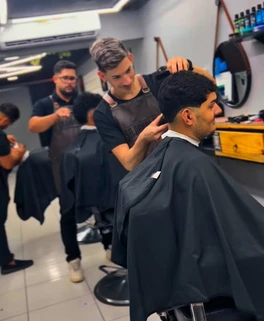
#> input picture assets/images/team/atendimento.webp, 264 x 321 px, found by its file name
$ python build-design-assets.py
#> lines starting #> are read from the running program, lines starting #| are printed output that depends on the picture
from PIL import Image, ImageOps, ImageFilter, ImageEnhance, ImageDraw
from pathlib import Path
root = Path(__file__).resolve().parents[1] / 'public' / 'images'
def tone(img, bright=0.78, sat=0.75, contrast=1.07):
    return ImageEnhance.Contrast(ImageEnhance.Color(ImageEnhance.Brightness(img).enhance(bright)).enhance(sat)).enhance(contrast)
# Compose a widescreen atmospheric photograph exclusively from the barbershop's supplied real photo.
source = Image.open(root/'team/atendimento.webp').convert('RGB')
#> source is the input picture: PIL image 264x321 RGB; mean R, G, B 89.5, 83.6, 83
w,h=1720,880
blurred = ImageOps.fit(source, (w,h), method=Image.Resampling.LANCZOS, centering=(.54,.25)).filter(ImageFilter.GaussianBlur(45))
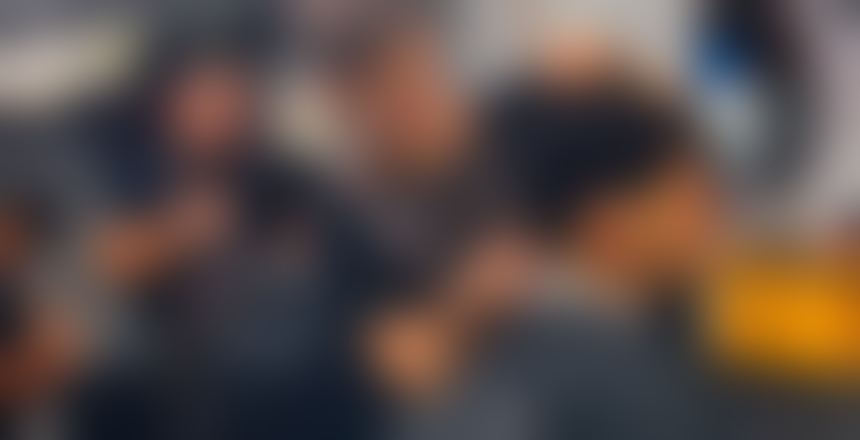
#> blurred: PIL image 1720x880 RGB (shown at 1/2 size); mean R, G, B 90.9, 76.6, 72
blurred=tone(blurred, .48, .55)
#> in tone, `return ImageEnhance.Contrast(ImageEnhance.Color(ImageEnhance.Brightnes..`:
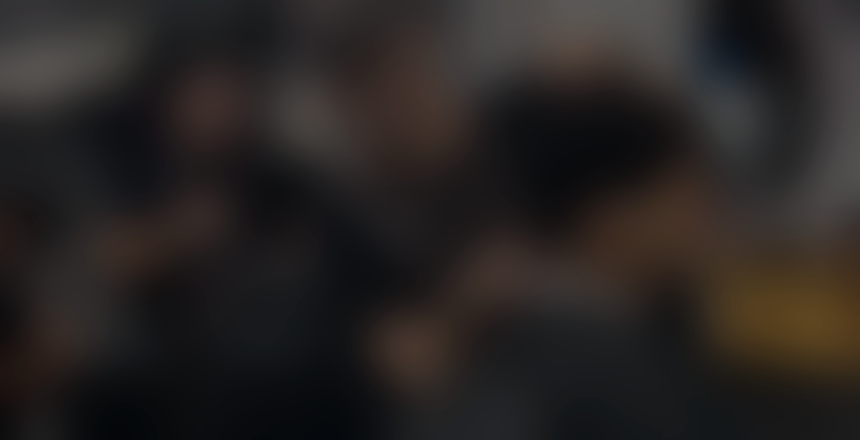
#> returned value: PIL image 1720x880 RGB (shown at 1/2 size); mean R, G, B 40.1, 36.1, 34.8
# Authentic image placed on the right, subject not artificially replaced.
sharp = ImageOps.fit(source, (850,900), method=Image.Resampling.LANCZOS, centering=(.5,.42))
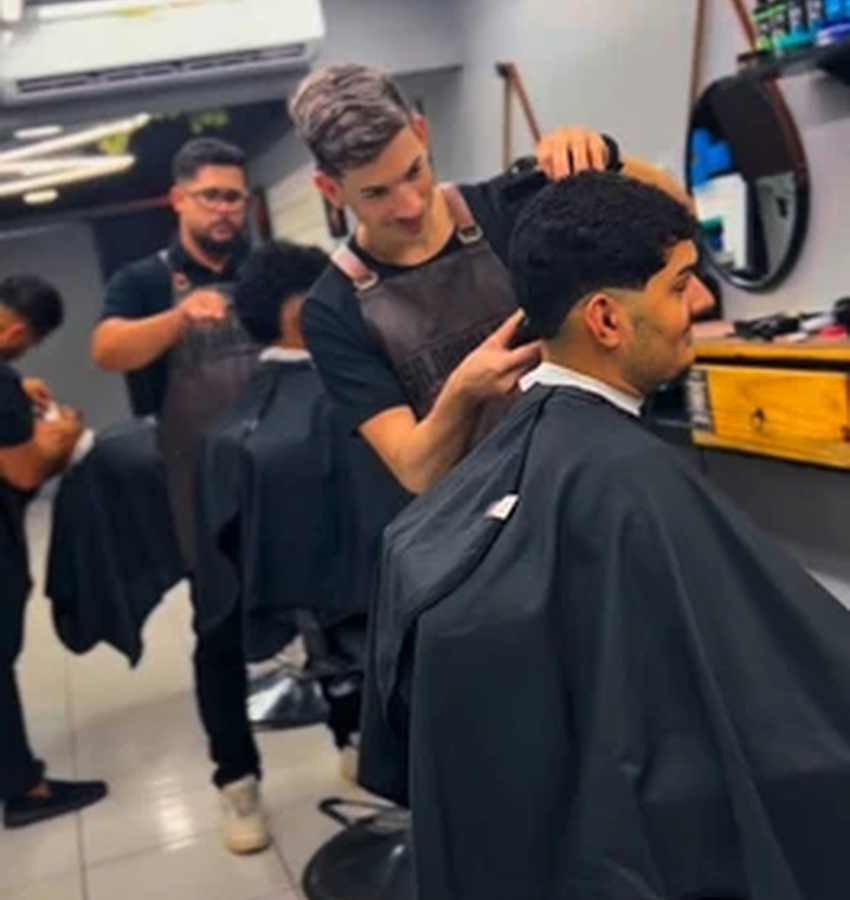
#> sharp: PIL image 850x900 RGB; mean R, G, B 85.6, 79.5, 78.6
sharp = tone(sharp, .92, .81, 1.06)
#> call 2 of tone, with bright = 0.92, sat = 0.81, contrast = 1.06
#> in tone (call 2), `return ImageEnhance.Contrast(ImageEnhance.Color(ImageEnhance.Brightnes..`:
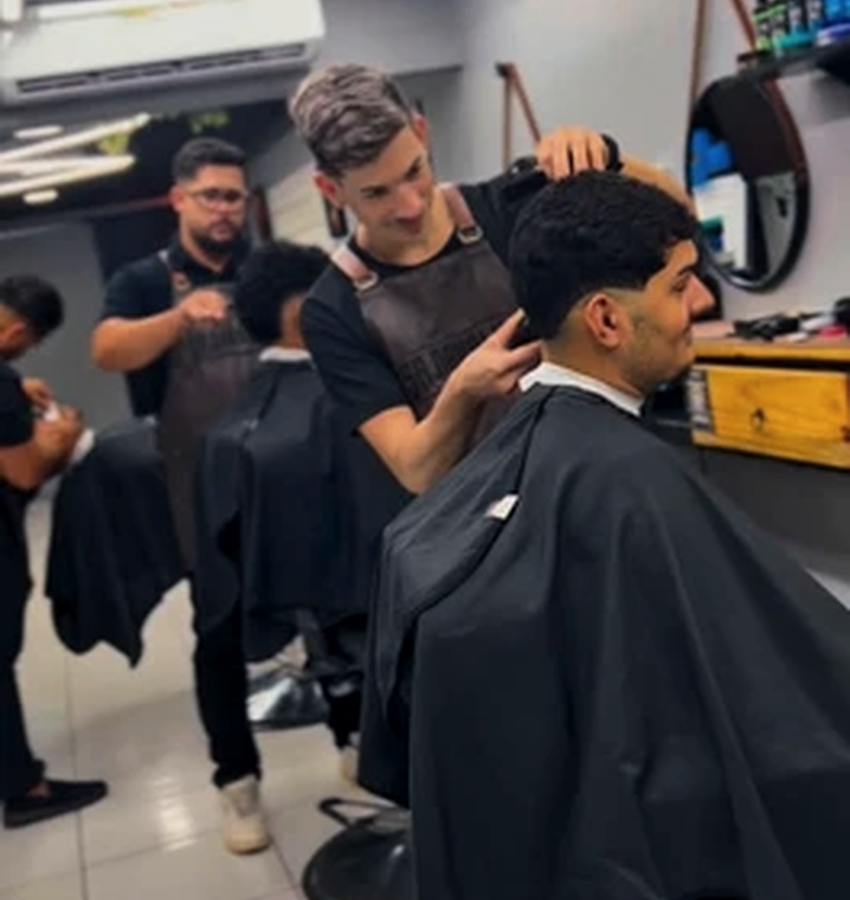
#> returned value: PIL image 850x900 RGB; mean R, G, B 76.8, 71.9, 71.2
# Feather on all edges except slight on right.
mask = Image.new('L', sharp.size)
#> mask: PIL image 850x900 L; every value is 0
md=ImageDraw.Draw(mask)
md.rectangle((50,55,sharp.width-55,sharp.height-55),fill=255)
mask=mask.filter(ImageFilter.GaussianBlur(65))
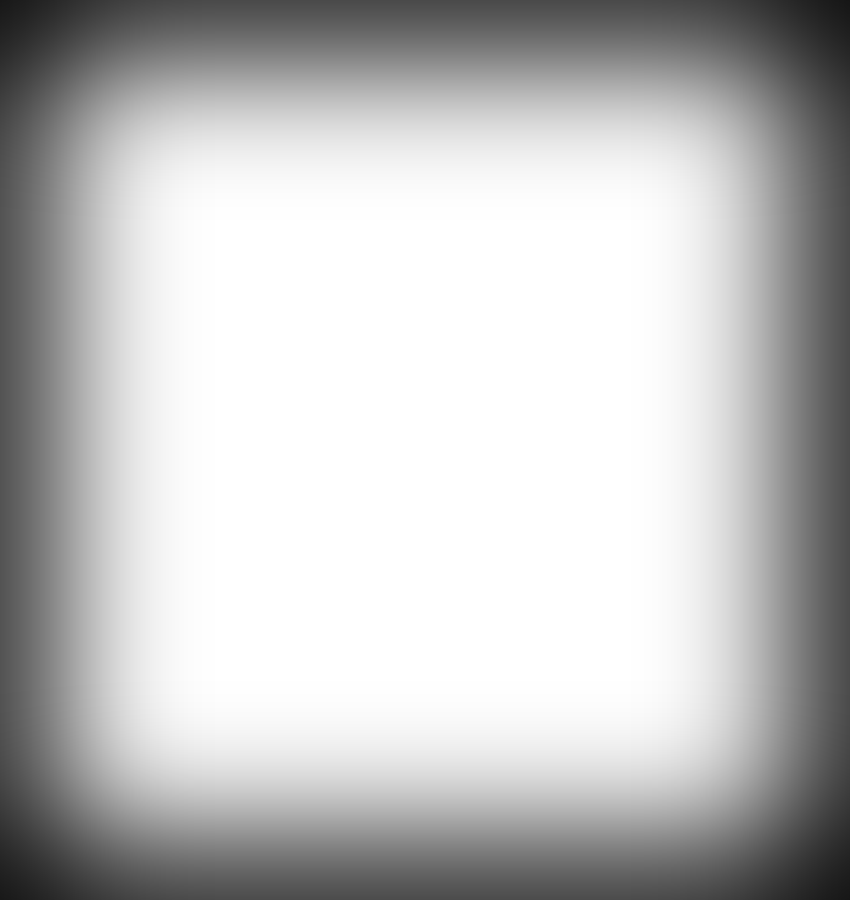
#> mask: PIL image 850x900 L; min 22, max 255, mean 191.8
blurred.paste(sharp,(720,-25),mask)
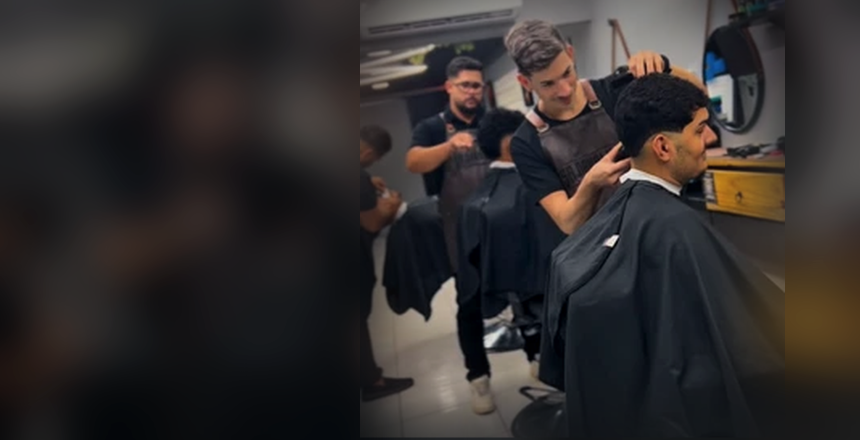
#> blurred: PIL image 1720x880 RGB (shown at 1/2 size); mean R, G, B 50, 46, 45.4
# photographic dark gradient for light text, not text baked into background
shade=Image.new('RGBA',(w,h),(0,0,0,0)); d=ImageDraw.Draw(shade)
#> after `shade = Image.new('RGBA', (w, h), (0, 0, 0, 0))`: shade: PIL image 1720x880 RGBA; every value is 0
for x in range(w):
    alpha=round(235 * (max(0, 1-x/950))**1.65)+10
    if x > 1350: alpha = 25
    d.line((x,0,x,h),fill=(7,9,10,min(alpha,255)))
blurred=Image.alpha_composite(blurred.convert('RGBA'),shade).convert('RGB')
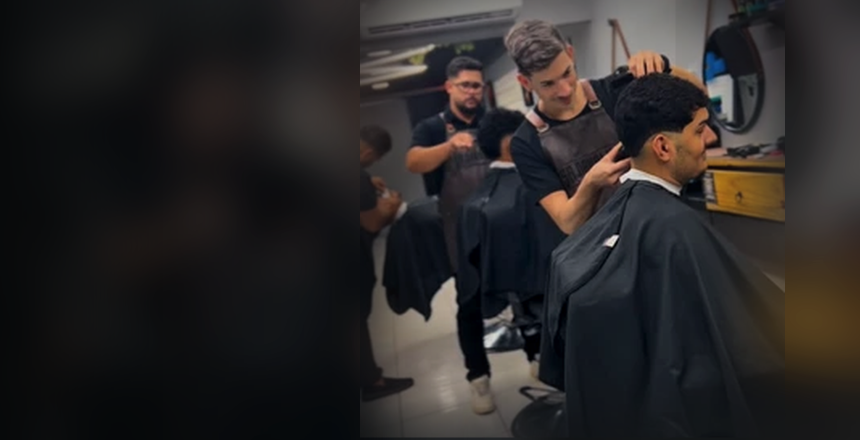
#> blurred: PIL image 1720x880 RGB (shown at 1/2 size); mean R, G, B 42.2, 39.4, 39.1
blurred.save(root/'hero/atendimento-cinematico.webp','WEBP',quality=91,method=6)
#> (the run stopped early here; a loop or call above may not have finished)

$ run again, with .v6-stage/assets/images/work-corte-perfil.webp copied over assets/images/team/atendimento.webp
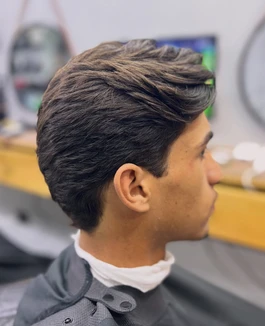
#> input picture .v6-stage/assets/images/work-corte-perfil.webp, 265 x 326 px, found by its file name
#> source is the input picture: PIL image 265x326 RGB; mean R, G, B 136, 122.4, 116.2
#> in tone (call 2), `return ImageEnhance.Contrast(ImageEnhance.Color(ImageEnhance.Brightnes..`:
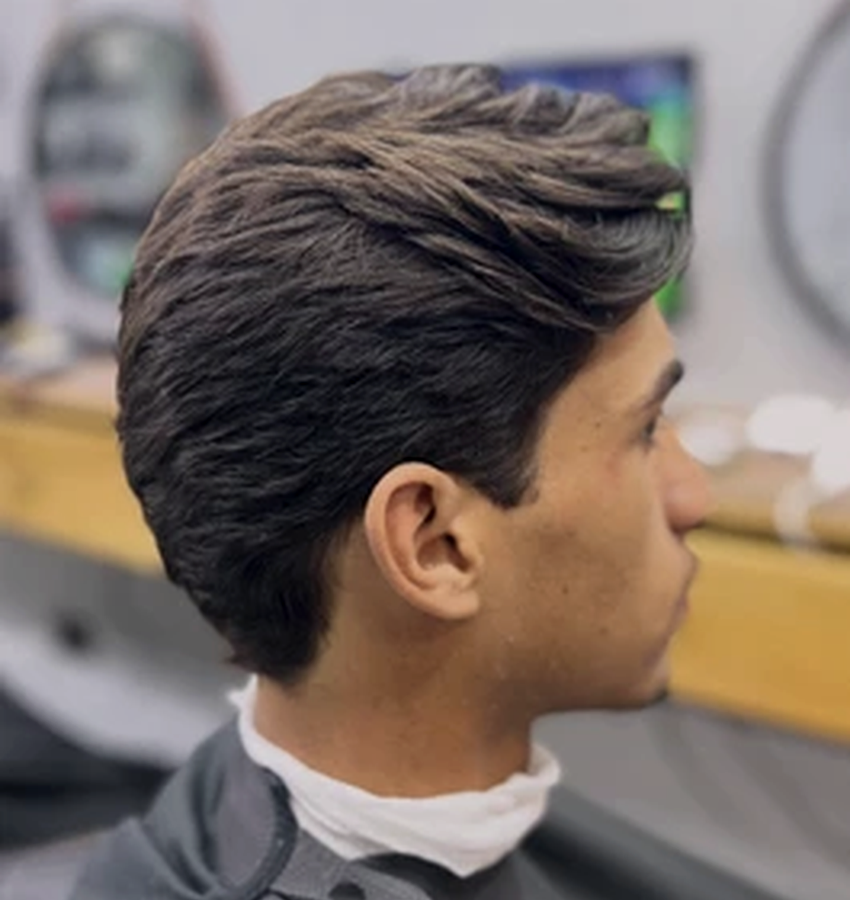
#> returned value: PIL image 850x900 RGB; mean R, G, B 121.2, 109, 102
#> shade: PIL image 1720x880 RGBA; every value is 0
#> `blurred=Image.alpha_composite(blurred.convert('RGBA'),shade).convert('..`:
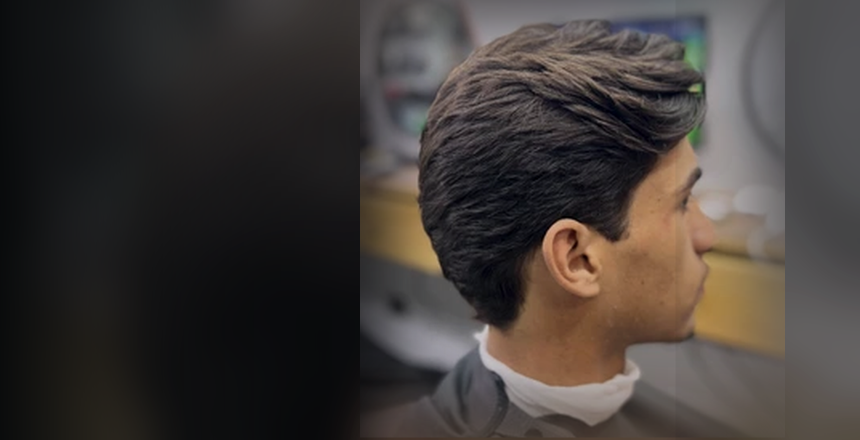
#> blurred: PIL image 1720x880 RGB (shown at 1/2 size); mean R, G, B 64.7, 58.9, 55.9

$ run again, with assets/images/barbershop-ambiente.webp copied over assets/images/team/atendimento.webp
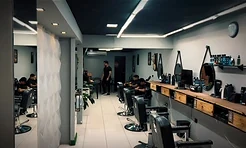
#> input picture assets/images/barbershop-ambiente.webp, 246 x 148 px, found by its file name
#> source is the input picture: PIL image 246x148 RGB; mean R, G, B 95.9, 95.2, 89.7
#> `sharp = ImageOps.fit(source, (850,900), method=Image.Resampling.LANCZO..`:
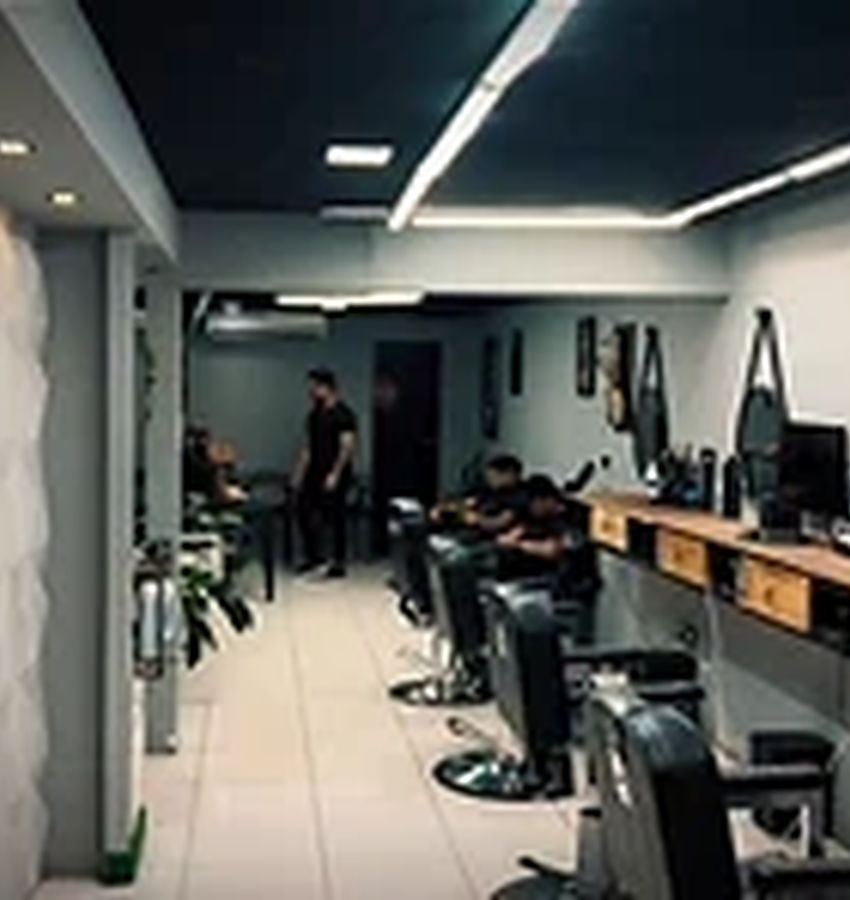
#> sharp: PIL image 850x900 RGB; mean R, G, B 94.7, 96.1, 91.2
#> shade: PIL image 1720x880 RGBA; every value is 0
#> `blurred=Image.alpha_composite(blurred.convert('RGBA'),shade).convert('..`:
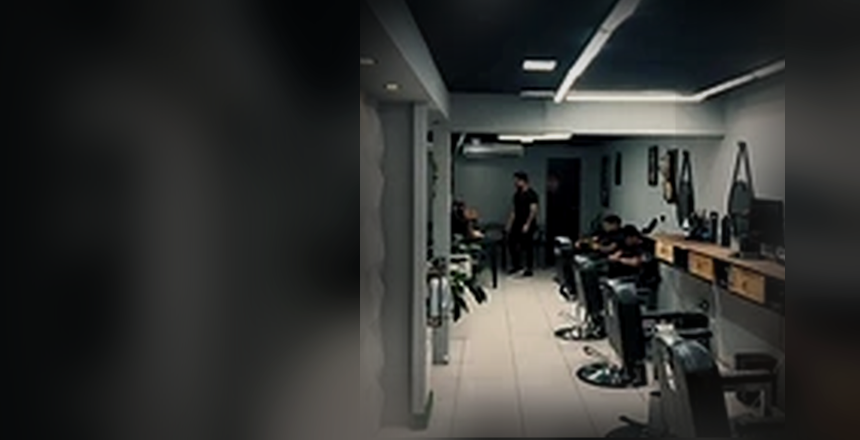
#> blurred: PIL image 1720x880 RGB (shown at 1/2 size); mean R, G, B 50.5, 51.4, 49.4
